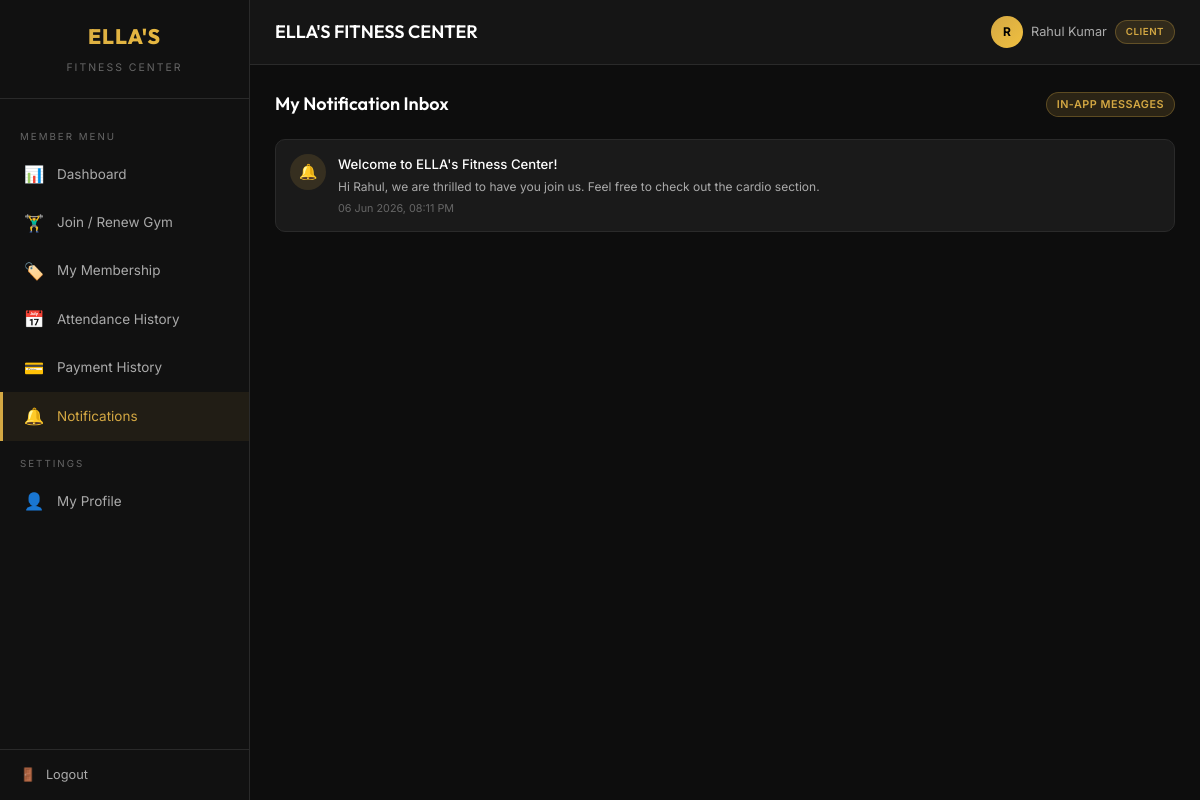
The page /reminders/my/ (signed in) on the database its author committed.
### accounts/models.py (models this page shows, shortened)
class User(AbstractUser):
    ROLE_CHOICES = [
        ('CLIENT', 'Client'),
        ('ADMIN', 'Admin'),
    ]
    role = models.CharField(max_length=10, choices=ROLE_CHOICES, default='CLIENT')
    phone = models.CharField(max_length=15, blank=True)
    address = models.TextField(blank=True)
    date_of_birth = models.DateField(null=True, blank=True)
    emergency_contact = models.CharField(max_length=15, blank=True)
    @property
    def is_admin_user(self):
        return self.role == 'ADMIN'

### reminders/models.py (models this page shows, shortened)
class Notification(models.Model):
    TYPE_CHOICES = [
        ('FEE_REMINDER', 'Monthly Fee Reminder'),
        ('EXPIRY_WARNING', 'Membership Expiry Warning'),
        ('OVERDUE', 'Overdue Payment'),
        ('WELCOME', 'Welcome Message'),
        ('RENEWAL', 'Renewal Confirmation'),
    ]
    CHANNEL_CHOICES = [
        ('IN_APP', 'In-App'),
        ('WHATSAPP', 'WhatsApp (Test)'),
    ]
    user = models.ForeignKey(settings.AUTH_USER_MODEL, on_delete=models.CASCADE, related_name='notifications')
    notification_type = models.CharField(max_length=20, choices=TYPE_CHOICES)
    title = models.CharField(max_length=200)
    message = models.TextField()
    channel = models.CharField(max_length=10, choices=CHANNEL_CHOICES, default='IN_APP')
    is_read = models.BooleanField(default=False)
    sent_at = models.DateTimeField(auto_now_add=True)
    class Meta:
        ordering = ['-sent_at']

### reminders/views.py (the view)
# urls.py: path('my/', views.my_notifications, name='my_notifications'),
@login_required
def my_notifications(request):
    notifications = Notification.objects.filter(user=request.user)
    notifications.filter(is_read=False).update(is_read=True)
    return render(request, 'reminders/my_notifications.html', {'notifications': notifications})

### templates/reminders/my_notifications.html (shortened to what this page needs)
{% extends 'dashboard_base.html' %}
{% block content %}
<div class="section-header">
    <h2>My Notification Inbox</h2>
    <span class="badge badge-gold">In-App Messages</span>
</div>
<div class="card" style="padding: 0;">
    {% if notifications %}
        {% for notif in notifications %}
            <div class="notification-item">
                <div class="notification-icon" style="background: rgba(212,168,67,0.15); color: var(--gold);">
                    {% if notif.notification_type == 'FEE_REMINDER' %}💰
                    {% elif notif.notification_type == 'EXPIRY_WARNING' %}⚠️
                    {% elif notif.notification_type == 'OVERDUE' %}🚨
                    {% else %}🔔
                    {% endif %}
                </div>
                <div class="notification-content">
                    <h4>{{ notif.title }}</h4>
                    <p>{{ notif.message }}</p>
                    <div class="notification-time">{{ notif.sent_at|date:"d M Y, h:i A" }}</div>
                </div>
            </div>
        {% endfor %}
    {% else %}
        <div class="empty-state">
            <div class="icon">🔔</div>
            <h3>Your notification inbox is clean</h3>
            <p>We'll notify you here about your membership renewals, check-ins, or fee invoices.</p>
        </div>
    {% endif %}
</div>
{% endblock %}

### templates/components/header.html (shortened to what this page needs)
<div class="header">
    <div class="header-left">
        <h1>{% block header_title %}ELLA'S FITNESS CENTER{% endblock %}</h1>
    </div>
    <div class="header-right">
        <div class="header-user">
            <div class="avatar">
                {{ user.first_name|slice:":1"|upper|default:user.username|slice:":1"|upper }}
            </div>
            <span>{{ user.get_full_name|default:user.username }}</span>
            <span class="badge badge-gold" style="font-size: 0.65rem;">{{ user.get_role_display }}</span>
        </div>
    </div>
</div>

### static/css/style.css (style rules this page uses)
:root { --bg-primary: #0d0d0d; --bg-secondary: #151515; --bg-card: #1a1a1a; --bg-card-hover: #222222; --bg-input: #1e1e1e; --bg-sidebar: #111111; --gold: #d4a843; --gold-bright: #f0c040; --gold-dim: #a88430; --gold-gradient: linear-gradient(135deg, #d4a843, #f0c040); --text-primary: #ffffff; --text-secondary: #aaaaaa; --text-muted: #666666; --success: #4caf50; --success-bg: rgba(76, 175, 80, 0.15); --danger: #f44336; --danger-bg: rgba(244, 67, 54, 0.15); --warning: #ff9800; --warning-bg: rgba(255, 152, 0, 0.15); --info: #2196f3; --info-bg: rgba(33, 150, 243, 0.15); --border-color: #2a2a2a; --border-gold: rgba(212, 168, 67, 0.3); --radius-sm: 6px; --radius-md: 10px; --radius-lg: 16px; --shadow: 0 2px 12px rgba(0,0,0,0.4); --shadow-gold: 0 0 20px rgba(212, 168, 67, 0.1); --sidebar-width: 250px; --header-height: 65px; --font-primary: 'Inter', -apple-system, BlinkMacSystemFont, sans-serif; --font-heading: 'Outfit', 'Inter', sans-serif; }
*, *::before, *::after { margin: 0; padding: 0; box-sizing: border-box; }
html { font-size: 15px; scroll-behavior: smooth; }
body { font-family: var(--font-primary); background: var(--bg-primary); color: var(--text-primary); line-height: 1.6; min-height: 100vh; }
.header { height: var(--header-height); background: var(--bg-secondary); border-bottom: 1px solid var(--border-color); display: flex; align-items: center; justify-content: space-between; padding: 0 25px; position: sticky; top: 0; z-index: 50; }
.header-left { display: flex; align-items: center; gap: 15px; }
.header-left h1 { font-family: var(--font-heading); font-size: 1.2rem; font-weight: 600; }
.header-right { display: flex; align-items: center; gap: 15px; }
.header-user { display: flex; align-items: center; gap: 8px; color: var(--text-secondary); font-size: 0.85rem; }
.header-user .avatar { width: 32px; height: 32px; border-radius: 50%; background: var(--gold-gradient); display: flex; align-items: center; justify-content: center; font-weight: 700; font-size: 0.8rem; color: #000; }
.card { background: var(--bg-card); border: 1px solid var(--border-color); border-radius: var(--radius-md); padding: 20px; transition: border-color 0.2s; }
.badge { display: inline-flex; align-items: center; padding: 3px 10px; border-radius: 20px; font-size: 0.72rem; font-weight: 600; text-transform: uppercase; letter-spacing: 0.5px; }
.badge-gold { background: rgba(212, 168, 67, 0.15); color: var(--gold); border: 1px solid var(--border-gold); }
.notification-item { display: flex; gap: 12px; padding: 14px; border-bottom: 1px solid var(--border-color); transition: background 0.2s; }
.notification-item:last-child { border-bottom: none; }
.notification-icon { width: 36px; height: 36px; border-radius: 50%; display: flex; align-items: center; justify-content: center; font-size: 1rem; flex-shrink: 0; }
.notification-content h4 { font-size: 0.88rem; font-weight: 500; margin-bottom: 2px; }
.notification-content p { font-size: 0.8rem; color: var(--text-secondary); }
.notification-time { font-size: 0.72rem; color: var(--text-muted); margin-top: 4px; }
.section-header { display: flex; justify-content: space-between; align-items: center; margin-bottom: 20px; flex-wrap: wrap; gap: 10px; }
.section-header h2 { font-family: var(--font-heading); font-size: 1.2rem; font-weight: 600; }

### rows shown on the page
User: first_name "R", get_full_name "Rahul Kumar", role "CLIENT"
Notification: title "Welcome to ELLA's Fitness Center!", message "Hi Rahul, we are thrilled to have you join us. Feel free to check out the cardio section.", sent_at "06 Jun 2026, 08:11 PM"
